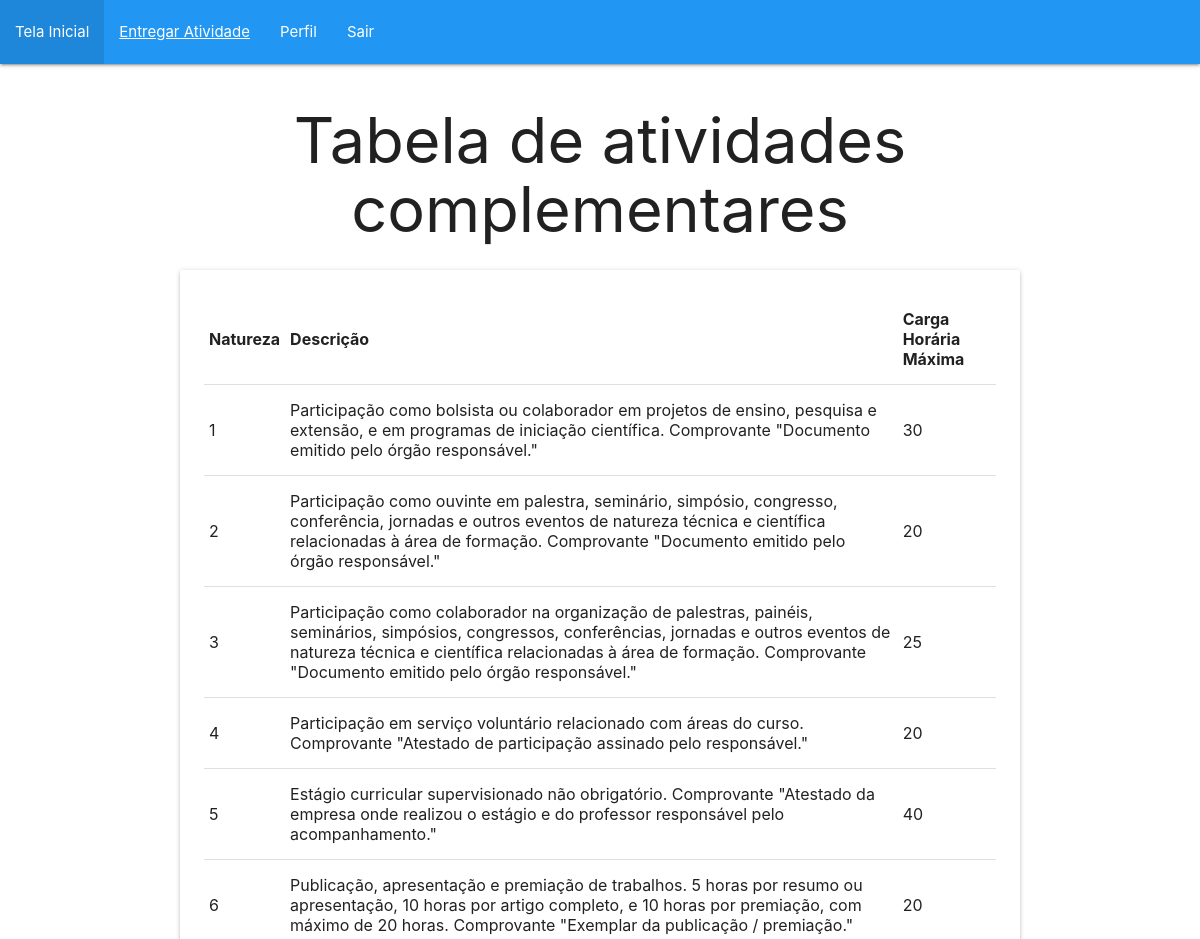
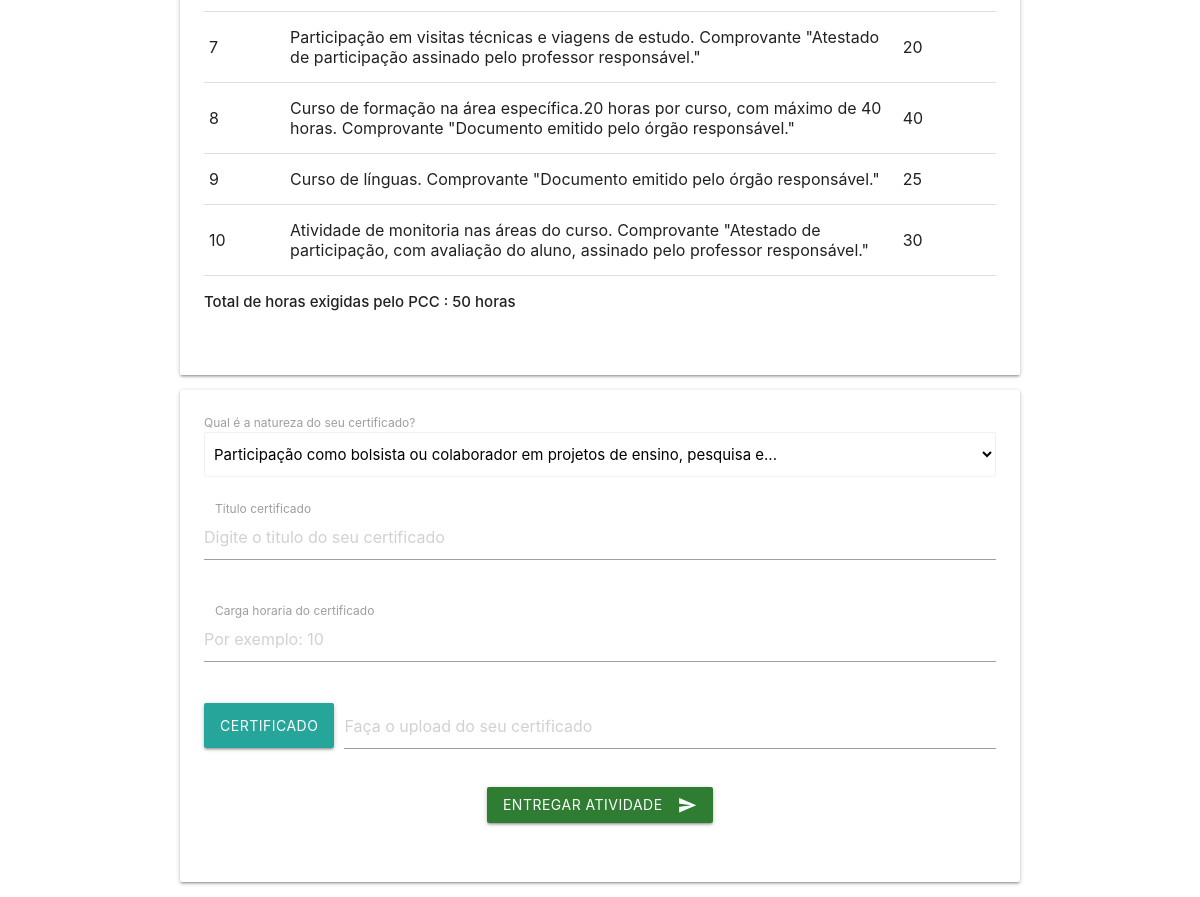
The page /crudEntrega/formcadEntrega.php (signed in) on the database its author committed (2 pictures, top to bottom).
### tables this page shows
CREATE TABLE IF NOT EXISTS `atividade_complementar` (
  `id_atividade_complementar` int NOT NULL AUTO_INCREMENT,
  `natureza` int DEFAULT NULL,
  `descricao` text,
  `carga_horaria_maxima` int DEFAULT NULL,
  `id_curso` int DEFAULT NULL,
  PRIMARY KEY (`id_atividade_complementar`),
  KEY `fk_curso_atividade_complementar` (`id_curso`)
);

CREATE TABLE IF NOT EXISTS `curso` (
  `id_curso` int NOT NULL AUTO_INCREMENT,
  `nome_curso` varchar(255) NOT NULL,
  `carga_horaria` int NOT NULL,
  PRIMARY KEY (`id_curso`)
);

### conecta.php (called while the page is built, shortened)
<?php
function excutarSQL($mysql, $sql)
{
    $resultado = mysqli_query($mysql, $sql);
    return $resultado;
}

### boasPraticas/tresPontos.php (called while the page is built)
<?php
function strWordCut($string,$length,$end='...')
{
    $string = strip_tags($string);
    if (strlen($string) > $length) {
        $stringCut = substr($string, 0, $length);
        $string = substr($stringCut, 0, strrpos($stringCut, ' ')) . $end;
    }
    return $string;
}

### crudEntrega/formcadEntrega.php (the view, shortened to what this page needs)
<?php
require_once "../conecta.php";
require_once "../boasPraticas/headerNav.php";
require_once "../boasPraticas/tresPontos.php";
$mysql = conectar();
$sql = "SELECT ea.natureza, ea.descricao, ea.carga_horaria_maxima,
c.carga_horaria
FROM atividade_complementar ea
INNER JOIN curso c
ON ea.id_curso = c.id_curso
WHERE ea.id_curso = "  . $_SESSION['aluno'][2];
$resultado = excutarSQL($mysql, $sql);
$quantidade_linhas = $resultado->num_rows;
?>
<!DOCTYPE html>
<html lang="pt-br">
<head>
    <link type="text/css" rel="stylesheet" href="../materialize/css/materialize.min.css" media="screen,projection" />
</head>
<body>
    <main class="container">
        <?php
        if ($quantidade_linhas == 0) {
        ?>
            <h1 class="center-align">Tabela de atividades complementares</h1>
            <p class="center-align">Não há naturezas de atividades complementares de curso para serem entregues!</p>
        <?php
        } else {
        ?>
            <h1 class="center-align">Tabela de atividades complementares</h1>
            <div class="card-panel">
                <table class="highlight responsive-table">
                    <thead>
                        <tr>
                            <th>Natureza</th>
                            <th>Descrição</th>
                            <th>Carga Horária Máxima</th>
                        </tr>
                    </thead>
                    <tbody>
                        <?php
                        while ($dados = mysqli_fetch_assoc($resultado)) {
                            echo '<tr>';
                            echo '<td>' . $dados['natureza'] . '</td>';
                            echo '<td>' . $dados['descricao'] . '</td>';
                            echo '<td>' . $dados['carga_horaria_maxima'] . '</td>';
                            echo '</tr>';
                        }
                        ?>
                    </tbody>
                </table>
                <?php
                mysqli_data_seek($resultado, 0);
                $total_horas = mysqli_fetch_assoc($resultado);
                ?>
                <p> <strong> Total de horas exigidas pelo PCC : <?php echo $total_horas['carga_horaria'] ?> horas </strong> </p>
                <br>
            </div>
            <div class="card-panel">
                <form action="cadastrarEntrega.php" method="post" enctype="multipart/form-data">
                    <?php
                    $sql2 = "SELECT id_atividade_complementar, descricao FROM atividade_complementar WHERE id_curso = " . $_SESSION['aluno'][2];
                    $resultado2 = excutarSQL($mysql, $sql2);
                    ?>
                    <label>Qual é a natureza do seu certificado?</label>
                    <select equired id="select" name="atividade_complementar" class="browser-default">
                        <?php
                        while ($dados = mysqli_fetch_assoc($resultado2)) {
                        ?>
                            <option value="<?php echo $dados['id_atividade_complementar'] ?>">
                                <?php echo strWordCut($dados['descricao'], 80, "...") ?>
                            </option>
                        <?php
                        }
                        ?>
                    </select>
                    <br>
                    <div class="input-field col s12 espacamento">
                        <input placeholder="Digite o titulo do seu certificado" id="titulo" name="titulo" type="text" class="validate" pattern="^(?!\s*$).+" required>
                        <label for="titulo">Titulo certificado</label>
                        <span class="helper-text" data-error="Você deve preenchar esse campo corretamente este campo."></span>
                    </div>
                    <div class="input-field col s12">
                        <input placeholder="Por exemplo: 10" id="carga" name="carga" type="text" class="validate" pattern="^\d{1,2}$" required>
                        <label for="tcarga">Carga horaria do certificado</label>
                        <span class="helper-text" data-error="Este campo deve ser preenchido com no máximo dois dígitos numéricos."></span>
                    </div>
                    <div class="file-field input-field">
                        <div class="btn">
                            <span>Certificado</span>
                        </div>
                        <div class="file-path-wrapper">
                            <input class="file-path validate" type="text" placeholder="Faça o upload do seu certificado">
                        </div>
                    </div>
                    <div class="row">
                        <div class="col s12">
                            <p class="center-align">
                                <button class="btn waves-effect waves-light #2e7d32 green darken-3 lighten-3" type="submit" name="action">Entregar atividade
                                    <i class="material-icons right">send</i> </button>
                            </p>
                        </div>
                    </div>
            </div>
        <?php
        }
        ?>
    </main>
</body>
</html>

### crudEntrega/formcadEntrega.php (style rules this page uses)
.espacamento { margin-bottom: 30px; }

### rows shown on the page
atividade_complementar: natureza "1", descricao "Participação como bolsista ou colaborador em projetos de ensino, pesquisa e extensão, e em programas de iniciação científica. Comprovante \"Documento emitido pelo órgão responsável.\"", carga_horaria_maxima "30"
atividade_complementar: natureza "2", descricao "Participação como ouvinte em palestra, seminário, simpósio, congresso, conferência, jornadas e outros eventos de natureza técnica e científica relacionadas à área de formação. Comprovante \"Documento emitido pelo órgão responsável.\"", carga_horaria_maxima "20"
atividade_complementar: natureza "3", descricao "Participação como colaborador na organização de palestras, painéis, seminários, simpósios, congressos, conferências, jornadas e outros eventos de natureza técnica e científica relacionadas à área de formação. Comprovante \"Documento emitido pelo órgão responsável.\"", carga_horaria_maxima "25"
atividade_complementar: natureza "4", descricao "Participação em serviço voluntário relacionado com áreas do curso. Comprovante \"Atestado de participação assinado pelo responsável.\"", carga_horaria_maxima "20"
atividade_complementar: natureza "5", descricao "Estágio curricular supervisionado não obrigatório. Comprovante \"Atestado da empresa onde realizou o estágio e do professor responsável pelo acompanhamento.\"", carga_horaria_maxima "40"
atividade_complementar: natureza "6", descricao "Publicação, apresentação e premiação de trabalhos. 5 horas por resumo ou apresentação, 10 horas por artigo completo, e 10 horas por premiação, com máximo de 20 horas. Comprovante \"Exemplar da publicação / premiação.\"", carga_horaria_maxima "20"
atividade_complementar: natureza "7", descricao "Participação em visitas técnicas e viagens de estudo. Comprovante \"Atestado de participação assinado pelo professor responsável.\"", carga_horaria_maxima "20"
atividade_complementar: natureza "8", descricao "Curso de formação na área específica.20 horas por curso, com máximo de 40 horas. Comprovante \"Documento emitido pelo órgão responsável.\"", carga_horaria_maxima "40"
atividade_complementar: natureza "9", descricao "Curso de línguas. Comprovante \"Documento emitido pelo órgão responsável.\"", carga_horaria_maxima "25"
atividade_complementar: natureza "10", descricao "Atividade de monitoria nas áreas do curso. Comprovante \"Atestado de participação, com avaliação do aluno, assinado pelo professor responsável.\"", carga_horaria_maxima "30"
curso: carga_horaria "50"

### other values the page prints
form field atividade_complementar "Participação como bolsista ou colaborador em projetos de ensino, pesquisa e..."
